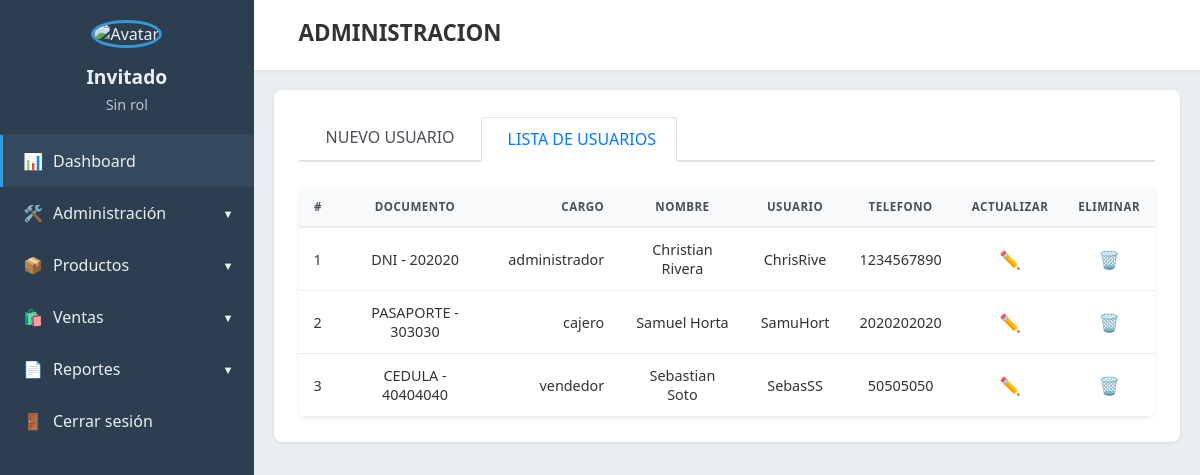
/listaUsuarios.php, run on the app's committed database.
### tables this page shows
CREATE TABLE `usuarios` (
  `id_usuario` int(11) NOT NULL,
  `tipo_documento` varchar(20) NOT NULL,
  `numero_documento` varchar(20) NOT NULL,
  `cargo` varchar(50) NOT NULL,
  `nombres` varchar(100) NOT NULL,
  `apellidos` varchar(100) NOT NULL,
  `telefono` varchar(20) DEFAULT NULL,
  `genero` enum('Masculino','Femenino','Otro') DEFAULT 'Otro',
  `usar_lector` varchar(5) DEFAULT NULL,
  `tipo_codigo` varchar(50) DEFAULT NULL,
  `nombre_usuario` varchar(50) NOT NULL,
  `email` varchar(100) NOT NULL,
  `estado` enum('Activa','Inactiva') NOT NULL,
  `contrasena` varchar(255) NOT NULL,
  `fecha_registro` timestamp NOT NULL DEFAULT current_timestamp()
);

### listaUsuarios.php (the view, shortened to what this page needs)
<?php
include 'conexionbd.php';
?>
<!DOCTYPE html>
<html lang="es">
<head>
    <link rel="stylesheet" href="styles.css">
</head>
<body>
    <div class="container">
        <?php
include 'sidebar.php';
?>
        <main class="main-content">
            <header class="top-bar">
                <div class="dashboard-title">
                    <h1>ADMINISTRACION</h1>
                </div>
            </header>
            <section class="page-content">
                <nav class="page-tabs">
                    <ul>
                        <li><a href="nuevoUsuario.php"><span class="icon"></span> NUEVO USUARIO</a></li>
                        <li><a href="listaUsuarios.php" class="tab-active"><span class="icon"></span> LISTA DE USUARIOS</a></li>
                    </ul>
                </nav>
                <div class="table-container">
                    <table class="data-table">
                        <thead>
                            <tr>
                                <th>#</th>
                                <th>DOCUMENTO</th>
                                <th>CARGO</th>
                                <th>NOMBRE</th>
                                <th>USUARIO</th>
                                <th>TELEFONO</th>
                                <th>ACTUALIZAR</th>
                                <th>ELIMINAR</th>
                            </tr>
                        </thead>
                        <tbody>
                            <?php
                            $sql = "SELECT id_usuario, tipo_documento, numero_documento, cargo, nombres, apellidos, nombre_usuario, telefono
                                    FROM usuarios
                                    ORDER BY nombres ASC";
                            $resultado = $conexion->query($sql);
                            if ($resultado && $resultado->num_rows > 0) {
                                while($usuario = $resultado->fetch_assoc()) {
                                    ?>
                                    <tr>
                                        <td><?php echo htmlspecialchars($usuario['id_usuario']); ?></td>
                                        <td><?php echo htmlspecialchars(strtoupper($usuario['tipo_documento']) . ' - ' . $usuario['numero_documento']); ?></td>
                                        <td><?php echo htmlspecialchars($usuario['cargo']); ?></td>
                                        <td><?php echo htmlspecialchars($usuario['nombres'] . ' ' . $usuario['apellidos']); ?></td>
                                        <td><?php echo htmlspecialchars($usuario['nombre_usuario']); ?></td>
                                        <td><?php echo htmlspecialchars($usuario['telefono']); ?></td>
                                        <td>
                                            <a href="actualizarUsuario.php?id=<?php echo $usuario['id_usuario']; ?>" class="action-icon action-edit" title="Actualizar"><span class="icon">✏️</span></a>
                                        </td>
                                        <td>
                                            <a href="eliminarUsuario.php?id=<?php echo $usuario['id_usuario']; ?>" class="action-icon action-delete" title="Eliminar" onclick="return confirm('¿Estás seguro de eliminar este usuario?');"><span class="icon">🗑️</span></a>
                                        </td>
                                    </tr>
                                    <?php
                                }
                            } else {
                                echo '<tr><td colspan="7">No hay usuarios registrados.</td></tr>';
                            }
                            ?>
                        </tbody>
                    </table>
            </section>
        </main>
    </div>
</body>
</html>

### styles.css (style rules this page uses)
body { font-family: 'Segoe UI', Tahoma, Geneva, Verdana, sans-serif; margin: 0; background-color: #f0f2f5; color: #333; display: flex; min-height: 100vh; }
.container { display: flex; width: 100%; }
.icon { margin-right: 10px; }
.main-content { flex-grow: 1; display: flex; flex-direction: column; background-color: #e9eef2; }
.top-bar { background-color: #ffffff; padding: 15px 25px; display: flex; align-items: center; justify-content: space-between; box-shadow: 0 2px 4px rgba(0, 0, 0, 0.05); height: 70px; box-sizing: border-box; }
.dashboard-title { flex-grow: 1; margin-left: 20px; }
.dashboard-title h1 { margin: 0 0 5px 0; font-size: 1.4em; color: #333; font-weight: 600; }
.page-content { padding: 25px; background-color: #fff; margin: 20px; border-radius: 8px; box-shadow: 0 1px 3px rgba(0,0,0,0.1); }
.page-tabs ul { list-style: none; padding: 0; margin: 0 0 25px 0; display: flex; border-bottom: 2px solid #dee2e6; }
.page-tabs li { margin-right: 5px; }
.page-tabs li a { display: inline-block; padding: 10px 20px; text-decoration: none; color: #495057; border: 1px solid transparent; border-bottom: none; border-radius: 4px 4px 0 0; font-weight: 500; transition: background-color 0.2s ease, color 0.2s ease; }
.page-tabs li a.tab-active { color: #007bff; border-color: #dee2e6 #dee2e6 #fff; border-bottom: 2px solid #fff; background-color: #fff; position: relative; top: 2px; }
.table-container { width: 100%; overflow-x: auto; background-color: #fff; border-radius: 8px; box-shadow: 0 1px 4px rgba(0,0,0,0.08); }
.data-table { width: 100%; border-collapse: collapse; font-size: 0.9em; }
.data-table th, .data-table td { padding: 12px 15px; text-align: left; vertical-align: middle; border-bottom: 1px solid #e9eef2; }
.data-table thead th { background-color: #f8f9fa; font-weight: 600; color: #495057; border-bottom-width: 2px; text-transform: uppercase; font-size: 0.8em; letter-spacing: 0.5px; }
.data-table td:has(.action-icon) { text-align: center; }
.action-icon { display: inline-block; text-decoration: none; font-size: 1.2em; margin: 0 5px; transition: transform 0.2s ease; }
.action-icon .icon { margin-right: 0; display: block; }
.action-edit { color: #007bff; }
.action-delete { color: #dc3545; }
.data-table th:nth-child(1), .data-table td:nth-child(1), .data-table th:nth-child(3), .data-table td:nth-child(3) { text-align: right; }
.data-table th:nth-child(5), .data-table th:nth-child(6), .data-table td:nth-child(5), .data-table td:nth-child(6) { text-align: center; }
.data-table td, .data-table th { text-align: center; vertical-align: middle; }
.action-icon { text-decoration: none; font-size: 1.2em; }

### data on the page
usuarios: id_usuario "1", tipo_documento+numero_documento "DNI - 202020", cargo "administrador", nombres+apellidos "Christian Rivera", nombre_usuario "ChrisRive", telefono "1234567890"
usuarios: id_usuario "2", tipo_documento+numero_documento "PASAPORTE - 303030", cargo "cajero", nombres+apellidos "Samuel Horta", nombre_usuario "SamuHort", telefono "2020202020"
usuarios: id_usuario "3", tipo_documento+numero_documento "CEDULA - 40404040", cargo "vendedor", nombres+apellidos "Sebastian Soto", nombre_usuario "SebasSS", telefono "50505050"

### other printed values
$usuario "Invitado"
$rol "Sin rol"
